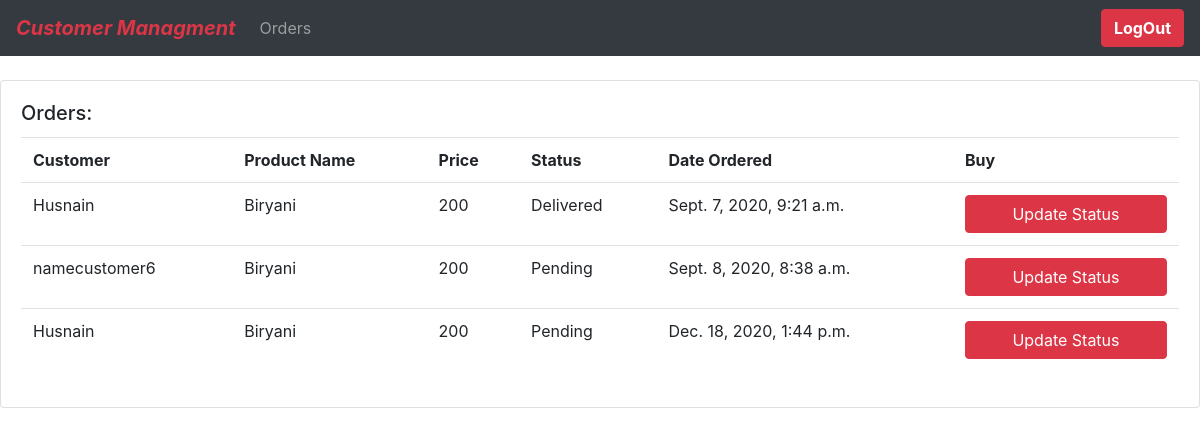
Page /seller/orders/4 (signed in) on the committed database.
### Customer/models.py (models this page shows, shortened)
class Order(models.Model):
    STATUS = (
        ('Pending' , 'Pending'),
        ('Delivered' , 'Delivered'),
    )
    customer = models.ForeignKey(Customer , null=True , on_delete=models.SET_NULL)
    product = models.ForeignKey(Product,null=True , on_delete=models.SET_NULL)
    date_created = models.DateTimeField(auto_now=True)
    status = models.CharField(max_length=200,default="Pending", null=True,choices=STATUS)
    class Meta:
        verbose_name = 'Order'
        verbose_name_plural = 'Orders'

class Customer(models.Model):
    user = models.OneToOneField(User,on_delete=models.CASCADE,unique=True)
    first_name = models.CharField(max_length=50)
    last_name = models.CharField(max_length=50,null=True)
    profile_pic = models.ImageField(null=True, default="defaultprofile.jpg" ,blank=True)
    created_at = models.DateTimeField(auto_now_add=True,max_length=200)
    updated_at = models.DateTimeField(auto_now=True,max_length=200)
    class Meta:
        verbose_name = 'Customer'
        verbose_name_plural = 'Customers'

### product/models.py (models this page shows, shortened)
class Product(models.Model):
    seller = models.ForeignKey(Seller , on_delete=models.CASCADE)
    name = models.CharField(unique=True,max_length=200)
    description = models.CharField(max_length=200)
    price = models.IntegerField()
    created_at = models.DateTimeField(auto_now_add=True,max_length=200)
    updated_at = models.DateTimeField(auto_now=True,max_length=200)
    class Meta:
        verbose_name = 'Product'
        verbose_name_plural = 'Products'

### seller/views.py (the view)
# urls.py: path('orders/<str:pk>' ,seller_orders_view ,name='seller-orders'),
@login_required(login_url="signin")
@user_passes_test(is_user_seller , login_url='signin')
def seller_orders_view (request, pk):
    seller = Seller.objects.get(id=pk)
    order =Order.objects.filter(product__seller__id=pk)
    context ={"order":order}
    return render(request,'orders.html' , context)

### seller/views.py (called while the page is built)
def is_user_seller(user):
    if user.user_type=="SELLER" and user.is_active:
        return True

### static/template/orders.html
{% extends 'main.html' %}
{% block content %}
<br>
<div class="row">
    <div class="col-md">
        <div class="card card-body">
            <h5 class="card-title">Orders:</h5>
            <table class="table">
                <tr>
                    <th>Customer</th>
                    <th>Product Name</th>
                    <th>Price</th>
                    <th>Status</th>
                    <th>Date Ordered</th>
                    <th>Buy</th>
                </tr>
                <tr>
                {% for i in order%}
                <tr>
                    <td> {{i.customer.first_name}}</td>
                    <td> {{i.product.name}}</td>
                    <td> {{i.product.price}}</td>
                    <td>{{i.status}}</td>
                    <td>{{i.date_created}}</td>
                    <td><a class="btn btn-danger btn-block" href="">Update Status</a></td>
                </tr>
                {% endfor %}
                </tr>
            </table>
        </div>
    </div>
</div>
{% endblock %}

### rows in the picture
Order: customer.first_name "Husnain", product.name "Biryani", product.price "200", status "Delivered", date_created "Sept. 7, 2020, 9:21 a.m."
Order: customer.first_name "namecustomer6", product.name "Biryani", product.price "200", status "Pending", date_created "Sept. 8, 2020, 8:38 a.m."
Order: customer.first_name "Husnain", product.name "Biryani", product.price "200", status "Pending", date_created "Dec. 18, 2020, 1:44 p.m."
